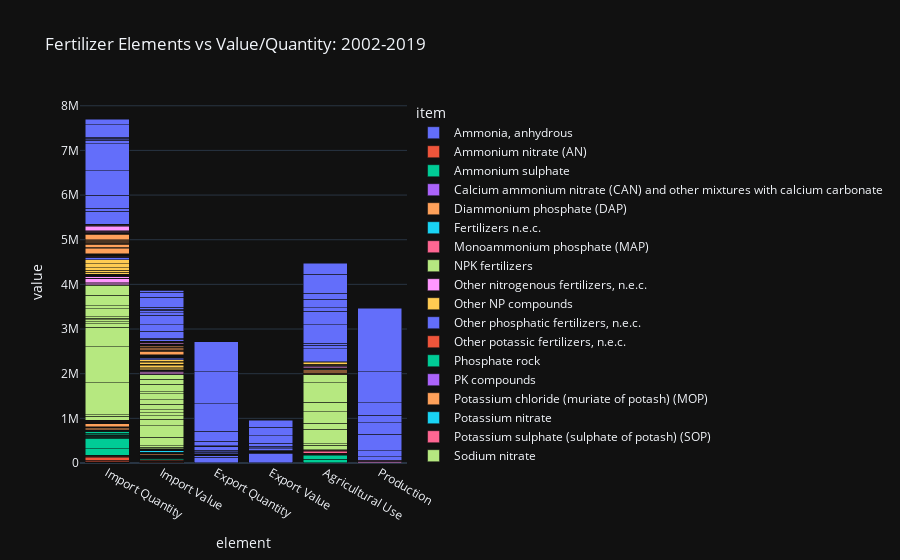

This figure's notebook cell:
### Code cell
import plotly.express as px

fig = px.bar(df_nigeria, x="element", y="value", color="item", title="Fertilizer Elements vs Value/Quantity: 2002-2019")
fig.update_layout(barmode='stack')


fig.update_layout(
        template='plotly_dark'
    )
fig.show()

### Figure 1 — Plotly figure (JSON) as saved in the notebook; plotly's stock layout.template omitted (floating-point values rounded to 4 significant figures)
{"data": [{"alignmentgroup": "True", "hovertemplate": "item=Ammonia, anhydrous<br>element=%{x}<br>value=%{y}<extra></extra>", "legendgroup": "Ammonia, anhydrous", "marker": {"color": "#636efa", "pattern": {"shape": ""}}, "name": "Ammonia, anhydrous", "offsetgroup": "Ammonia, anhydrous", "orientation": "v", "showlegend": true, "textposition": "auto", "type": "bar", "x": ["Import Quantity", "Import Quantity", "Import Quantity", "Import Quantity", "Import Quantity", "Import Quantity", "Import Quantity", "Import Quantity", "Import Quantity", "Import Quantity", "Import Quantity", "Import Quantity", "Import Quantity", "Import Quantity", "Import Quantity", "Import Value", "Import Value", "Import Value", "Import Value", "Import Value", "Import Value", "Import Value", "Import Value", "Import Value", "Import Value", "Import Value", "Import Value", "Import Value", "Import Value", "Import Value", "Export Quantity", "Export Quantity", "Export Quantity", "Export Quantity", "Export Quantity", "Export Quantity", "Export Quantity", "Export Value", "Export Value", "Export Value", "Export Value", "Export Value", "Export Value", "Export Value"], "xaxis": "x", "y": [349.2, 186.4, 8607.0, 2247.0, 812.8, 67.39, 1998.0, 40.4, 10.31, 21.88, 613.6, 107.7, 111.7, 0.01, 7.51, 297.6, 130.2, 155.4, 705.4, 273.2, 90.76, 255.7, 17.6, 3.24, 13.22, 349.6, 50.43, 52.63, 0.22, 3.8, 5599.0, 125500.0, 39733, 344.9, 6572.0, 2180.0, 5004.0, 3508.0, 212800.0, 13250.0, 6437.0, 2967.0, 970.6, 386.8], "yaxis": "y"}, {"alignmentgroup": "True", "hovertemplate": "item=Ammonium nitrate (AN)<br>element=%{x}<br>value=%{y}<extra></extra>", "legendgroup": "Ammonium nitrate (AN)", "marker": {"color": "#EF553B", "pattern": {"shape": ""}}, "name": "Ammonium nitrate (AN)", "offsetgroup": "Ammonium nitrate (AN)", "orientation": "v", "showlegend": true, "textposition": "auto", "type": "bar", "x": ["Import Quantity", "Import Quantity", "Import Quantity", "Import Quantity", "Import Quantity", "Import Quantity", "Import Quantity", "Import Quantity", "Import Quantity", "Import Quantity", "Import Quantity", "Import Value", "Import Value", "Import Value", "Import Value", "Import Value", "Import Value", "Import Value", "Import Value", "Import Value", "Import Value", "Import Value", "Export Quantity", "Export Value", "Agricultural Use", "Agricultural Use"], "xaxis": "x", "y": [2849.0, 2437.0, 7299.0, 30090.0, 63540.0, 15300.0, 4636.0, 10750.0, 14300.0, 441.8, 35.58, 921.8, 857.5, 3804.0, 5660.0, 13630.0, 7084.0, 3931.0, 20970.0, 8708.0, 261.6, 15.78, 301, 248.6, 2849, 2437], "yaxis": "y"}, {"alignmentgroup": "True", "hovertemplate": "item=Ammonium sulphate<br>element=%{x}<br>value=%{y}<extra></extra>", "legendgroup": "Ammonium sulphate", "marker": {"color": "#00cc96", "pattern": {"shape": ""}}, "name": "Ammonium sulphate", "offsetgroup": "Ammonium sulphate", "orientation": "v", "showlegend": true, "textposition": "auto", "type": "bar", "x": ["Import Quantity", "Import Quantity", "Import Quantity", "Import Quantity", "Import Quantity", "Import Quantity", "Import Quantity", "Import Quantity", "Import Quantity", "Import Quantity", "Import Quantity", "Import Quantity", "Import Quantity", "Import Quantity", "Import Quantity", "Import Quantity", "Import Value", "Import Value", "Import Value", "Import Value", "Import Value", "Import Value", "Import Value", "Import Value", "Import Value", "Import Value", "Import Value", "Import Value", "Import Value", "Import Value", "Import Value", "Import Value", "Export Quantity", "Export Quantity", "Export Value", "Export Value", "Agricultural Use", "Agricultural Use", "Agricultural Use", "Agricultural Use", "Agricultural Use", "Agricultural Use"], "xaxis": "x", "y": [4709.0, 517.3, 148000.0, 232300.0, 15770.0, 7189.0, 11990.0, 2359.0, 14190.0, 13860.0, 4181.0, 15480.0, 29210.0, 48020.0, 1055.0, 19010.0, 2332.0, 45.99, 6646.0, 30550.0, 2926.0, 2531.0, 3884.0, 1195.0, 5305.0, 4326.0, 1123.0, 3231.0, 5998.0, 8341.0, 267.7, 3371.0, 392.1, 7.07, 35.32, 1710.0, 4709, 517, 74420, 76490, 25358, 27], "yaxis": "y"}, {"alignmentgroup": "True", "hovertemplate": "item=Calcium ammonium nitrate (CAN) and other mixtures with calcium carbonate<br>element=%{x}<br>value=%{y}<extra></extra>", "legendgroup": "Calcium ammonium nitrate (CAN) and other mixtures with calcium carbonate", "marker": {"color": "#ab63fa", "pattern": {"shape": ""}}, "name": "Calcium ammonium nitrate (CAN) and other mixtures with calcium carbonate", "offsetgroup": "Calcium ammonium nitrate (CAN) and other mixtures with calcium carbonate", "orientation": "v", "showlegend": true, "textposition": "auto", "type": "bar", "x": ["Import Quantity", "Import Quantity", "Import Quantity", "Import Quantity", "Import Quantity", "Import Quantity", "Import Quantity", "Import Value", "Import Value", "Import Value", "Import Value", "Import Value", "Import Value", "Import Value", "Agricultural Use", "Agricultural Use", "Agricultural Use"], "xaxis": "x", "y": [103.1, 0.02, 5.9, 80.71, 5.31, 19.71, 5.06, 24.01, 0.19, 1.56, 21.72, 1.02, 49.53, 2.6, 103, 25, 16], "yaxis": "y"}, {"alignmentgroup": "True", "hovertemplate": "item=Diammonium phosphate (DAP)<br>element=%{x}<br>value=%{y}<extra></extra>", "legendgroup": "Diammonium phosphate (DAP)", "marker": {"color": "#FFA15A", "pattern": {"shape": ""}}, "name": "Diammonium phosphate (DAP)", "offsetgroup": "Diammonium phosphate (DAP)", "orientation": "v", "showlegend": true, "textposition": "auto", "type": "bar", "x": ["Import Quantity", "Import Quantity", "Import Quantity", "Import Quantity", "Import Quantity", "Import Quantity", "Import Quantity", "Import Quantity", "Import Quantity", "Import Quantity", "Import Quantity", "Import Quantity", "Import Quantity", "Import Quantity", "Import Quantity", "Import Value", "Import Value", "Import Value", "Import Value", "Import Value", "Import Value", "Import Value", "Import Value", "Import Value", "Import Value", "Import Value", "Import Value", "Import Value", "Import Value", "Import Value", "Agricultural Use", "Agricultural Use", "Agricultural Use"], "xaxis": "x", "y": [5009, 466.0, 23890.0, 1.4, 24440.0, 49.33, 6086.0, 152.0, 190.8, 7767.0, 199.7, 6073.0, 3219.0, 68910.0, 5.64, 905.2, 2473.0, 8837.0, 0.42, 11140.0, 99.08, 3244.0, 296.1, 307.1, 4703.0, 108.2, 3090.0, 1639.0, 25870.0, 38.06, 5009, 466, 23888], "yaxis": "y"}, {"alignmentgroup": "True", "hovertemplate": "item=Fertilizers n.e.c.<br>element=%{x}<br>value=%{y}<extra></extra>", "legendgroup": "Fertilizers n.e.c.", "marker": {"color": "#19d3f3", "pattern": {"shape": ""}}, "name": "Fertilizers n.e.c.", "offsetgroup": "Fertilizers n.e.c.", "orientation": "v", "showlegend": true, "textposition": "auto", "type": "bar", "x": ["Import Quantity", "Import Quantity", "Import Quantity", "Import Quantity", "Import Quantity", "Import Quantity", "Import Quantity", "Import Quantity", "Import Quantity", "Import Quantity", "Import Quantity", "Import Quantity", "Import Quantity", "Import Quantity", "Import Quantity", "Import Quantity", "Import Value", "Import Value", "Import Value", "Import Value", "Import Value", "Import Value", "Import Value", "Import Value", "Import Value", "Import Value", "Import Value", "Import Value", "Import Value", "Import Value", "Import Value", "Import Value", "Export Quantity", "Export Quantity", "Export Value", "Export Value"], "xaxis": "x", "y": [6274.0, 0.01, 15.68, 19290.0, 27.92, 1461.0, 188.2, 2084.0, 111.0, 1123.0, 565.6, 4369.0, 1354.0, 113.0, 105.3, 130.1, 134.6, 1.48, 620.8, 26860.0, 31.57, 28100.0, 14930.0, 3710.0, 461.5, 920.0, 914.1, 11960.0, 1820.0, 161.9, 384.2, 238.7, 5.62, 90, 0.13, 16.15], "yaxis": "y"}, {"alignmentgroup": "True", "hovertemplate": "item=Monoammonium phosphate (MAP)<br>element=%{x}<br>value=%{y}<extra></extra>", "legendgroup": "Monoammonium phosphate (MAP)", "marker": {"color": "#FF6692", "pattern": {"shape": ""}}, "name": "Monoammonium phosphate (MAP)", "offsetgroup": "Monoammonium phosphate (MAP)", "orientation": "v", "showlegend": true, "textposition": "auto", "type": "bar", "x": ["Import Quantity", "Import Quantity", "Import Quantity", "Import Quantity", "Import Quantity", "Import Quantity", "Import Quantity", "Import Quantity", "Import Quantity", "Import Quantity", "Import Quantity", "Import Quantity", "Import Quantity", "Import Quantity", "Import Value", "Import Value", "Import Value", "Import Value", "Import Value", "Import Value", "Import Value", "Import Value", "Import Value", "Import Value", "Import Value", "Import Value", "Import Value", "Import Value", "Export Quantity", "Export Quantity", "Export Value", "Export Value", "Agricultural Use", "Agricultural Use", "Agricultural Use", "Agricultural Use", "Agricultural Use", "Agricultural Use"], "xaxis": "x", "y": [218.7, 20.4, 11270.0, 991.5, 19570.0, 3, 0.46, 6.61, 1462.0, 32.97, 38.38, 208.2, 52.77, 37.6, 76.99, 14.4, 4919.0, 280.0, 8533.0, 2.69, 2.93, 4295.0, 1150.0, 25.27, 24.79, 123.9, 22.42, 35.56, 6955.0, 1585.0, 406.0, 1072.0, 219, 20, 30000, 25000, 11266, 19532], "yaxis": "y"}, {"alignmentgroup": "True", "hovertemplate": "item=NPK fertilizers<br>element=%{x}<br>value=%{y}<extra></extra>", "legendgroup": "NPK fertilizers", "marker": {"color": "#B6E880", "pattern": {"shape": ""}}, "name": "NPK fertilizers", "offsetgroup": "NPK fertilizers", "orientation": "v", "showlegend": true, "textposition": "auto", "type": "bar", "x": ["Import Quantity", "Import Quantity", "Import Quantity", "Import Quantity", "Import Quantity", "Import Quantity", "Import Quantity", "Import Quantity", "Import Quantity", "Import Quantity", "Import Quantity", "Import Quantity", "Import Quantity", "Import Quantity", "Import Quantity", "Import Quantity", "Import Value", "Import Value", "Import Value", "Import Value", "Import Value", "Import Value", "Import Value", "Import Value", "Import Value", "Import Value", "Import Value", "Import Value", "Import Value", "Import Value", "Import Value", "Import Value", "Agricultural Use", "Agricultural Use", "Agricultural Use", "Agricultural Use", "Agricultural Use", "Agricultural Use", "Agricultural Use", "Agricultural Use"], "xaxis": "x", "y": [97600.0, 25770.0, 722100.0, 802000.0, 439300.0, 74580.0, 49120.0, 43120.0, 35630.0, 32880.0, 180200.0, 63620.0, 233000.0, 225600.0, 10030.0, 828.7, 33100.0, 26490.0, 198700.0, 254800.0, 139700.0, 79440.0, 68060.0, 69430.0, 119700.0, 97490.0, 138400.0, 48640.0, 161000.0, 121100.0, 101100.0, 671.2, 97605, 25770, 328800, 137090, 258735, 208758, 436193, 178320], "yaxis": "y"}, {"alignmentgroup": "True", "hovertemplate": "item=Other nitrogenous fertilizers, n.e.c.<br>element=%{x}<br>value=%{y}<extra></extra>", "legendgroup": "Other nitrogenous fertilizers, n.e.c.", "marker": {"color": "#FF97FF", "pattern": {"shape": ""}}, "name": "Other nitrogenous fertilizers, n.e.c.", "offsetgroup": "Other nitrogenous fertilizers, n.e.c.", "orientation": "v", "showlegend": true, "textposition": "auto", "type": "bar", "x": ["Import Quantity", "Import Quantity", "Import Quantity", "Import Quantity", "Import Quantity", "Import Quantity", "Import Quantity", "Import Quantity", "Import Quantity", "Import Quantity", "Import Quantity", "Import Quantity", "Import Quantity", "Import Quantity", "Import Quantity", "Import Quantity", "Import Value", "Import Value", "Import Value", "Import Value", "Import Value", "Import Value", "Import Value", "Import Value", "Import Value", "Import Value", "Import Value", "Import Value", "Import Value", "Import Value", "Import Value", "Import Value", "Export Quantity", "Export Quantity", "Export Quantity", "Export Quantity", "Export Value", "Export Value", "Export Value", "Export Value"], "xaxis": "x", "y": [5455.0, 23050.0, 23580.0, 95590.0, 3601.0, 32220.0, 1377.0, 2188.0, 2175.0, 5516.0, 9708.0, 8181.0, 3756.0, 5090.0, 3378.0, 6405.0, 7358.0, 4560.0, 4239.0, 22440.0, 1591.0, 17170.0, 1621.0, 2505.0, 16250.0, 9002.0, 7230.0, 4475.0, 1780.0, 2003.0, 3109.0, 3751.0, 4.5, 0.11, 9.48, 0.42, 8.34, 0.02, 17.13, 413.2], "yaxis": "y"}, {"alignmentgroup": "True", "hovertemplate": "item=Other NP compounds<br>element=%{x}<br>value=%{y}<extra></extra>", "legendgroup": "Other NP compounds", "marker": {"color": "#FECB52", "pattern": {"shape": ""}}, "name": "Other NP compounds", "offsetgroup": "Other NP compounds", "orientation": "v", "showlegend": true, "textposition": "auto", "type": "bar", "x": ["Import Quantity", "Import Quantity", "Import Quantity", "Import Quantity", "Import Quantity", "Import Quantity", "Import Quantity", "Import Quantity", "Import Quantity", "Import Quantity", "Import Quantity", "Import Quantity", "Import Value", "Import Value", "Import Value", "Import Value", "Import Value", "Import Value", "Import Value", "Import Value", "Import Value", "Import Value", "Import Value", "Import Value", "Export Quantity", "Export Quantity", "Export Quantity", "Export Value", "Export Value", "Export Value", "Agricultural Use"], "xaxis": "x", "y": [286.4, 171.0, 2500.0, 0.04, 50000.0, 40550.0, 55030.0, 27.03, 93730.0, 89220.0, 129.4, 0.05, 94.2, 78.67, 24870.0, 0.1, 21330.0, 38960.0, 30890.0, 16.92, 39570.0, 27960.0, 33790.0, 3.2, 5000, 500.5, 0.04, 2562.0, 318.1, 29.4, 286], "yaxis": "y"}, {"alignmentgroup": "True", "hovertemplate": "item=Other phosphatic fertilizers, n.e.c.<br>element=%{x}<br>value=%{y}<extra></extra>", "legendgroup": "Other phosphatic fertilizers, n.e.c.", "marker": {"color": "#636efa", "pattern": {"shape": ""}}, "name": "Other phosphatic fertilizers, n.e.c.", "offsetgroup": "Other phosphatic fertilizers, n.e.c.", "orientation": "v", "showlegend": true, "textposition": "auto", "type": "bar", "x": ["Import Quantity", "Import Quantity", "Import Quantity", "Import Quantity", "Import Quantity", "Import Quantity", "Import Quantity", "Import Quantity", "Import Quantity", "Import Quantity", "Import Quantity", "Import Quantity", "Import Quantity", "Import Value", "Import Value", "Import Value", "Import Value", "Import Value", "Import Value", "Import Value", "Import Value", "Import Value", "Import Value", "Import Value", "Import Value", "Import Value", "Export Quantity", "Export Value"], "xaxis": "x", "y": [96.85, 12.94, 3.37, 70.34, 40.98, 20.59, 45.4, 629.4, 42500.0, 10170.0, 19500.0, 223.6, 5.53, 47.35, 10.9, 0.89, 25.58, 35.76, 18.01, 29540.0, 185.1, 18710.0, 5337.0, 5770.0, 3211.0, 32.97, 0, 0], "yaxis": "y"}, {"alignmentgroup": "True", "hovertemplate": "item=Other potassic fertilizers, n.e.c.<br>element=%{x}<br>value=%{y}<extra></extra>", "legendgroup": "Other potassic fertilizers, n.e.c.", "marker": {"color": "#EF553B", "pattern": {"shape": ""}}, "name": "Other potassic fertilizers, n.e.c.", "offsetgroup": "Other potassic fertilizers, n.e.c.", "orientation": "v", "showlegend": true, "textposition": "auto", "type": "bar", "x": ["Import Quantity", "Import Quantity", "Import Quantity", "Import Quantity", "Import Quantity", "Import Quantity", "Import Quantity", "Import Quantity", "Import Quantity", "Import Quantity", "Import Quantity", "Import Quantity", "Import Quantity", "Import Quantity", "Import Value", "Import Value", "Import Value", "Import Value", "Import Value", "Import Value", "Import Value", "Import Value", "Import Value", "Import Value", "Import Value", "Import Value", "Import Value", "Import Value", "Export Quantity", "Export Value"], "xaxis": "x", "y": [5.4, 154.2, 11920.0, 3529.0, 105.1, 981, 486.1, 1979.0, 5736.0, 1359.0, 839.6, 2407.0, 1168.0, 3708.0, 728.0, 344.2, 2652.0, 1615.0, 6.56, 695.4, 563.0, 1381.0, 4398.0, 830.4, 519, 1017.0, 4026.0, 7659.0, 143.9, 98.56], "yaxis": "y"}, {"alignmentgroup": "True", "hovertemplate": "item=Phosphate rock<br>element=%{x}<br>value=%{y}<extra></extra>", "legendgroup": "Phosphate rock", "marker": {"color": "#00cc96", "pattern": {"shape": ""}}, "name": "Phosphate rock", "offsetgroup": "Phosphate rock", "orientation": "v", "showlegend": true, "textposition": "auto", "type": "bar", "x": ["Import Quantity", "Import Quantity", "Import Quantity", "Import Quantity", "Import Quantity", "Import Quantity", "Import Quantity", "Import Quantity", "Import Quantity", "Import Quantity", "Import Quantity", "Import Quantity", "Import Quantity", "Import Value", "Import Value", "Import Value", "Import Value", "Import Value", "Import Value", "Import Value", "Import Value", "Import Value", "Import Value", "Import Value", "Import Value", "Import Value", "Export Quantity", "Export Quantity", "Export Quantity", "Export Value", "Export Value", "Export Value"], "xaxis": "x", "y": [512, 0.31, 1.87, 53.25, 16.01, 50, 51.5, 2770.0, 2958.0, 2382.0, 1872.0, 274.2, 10.42, 49.02, 1.4, 16.47, 0, 185.4, 25.94, 29.96, 416.1, 411.9, 300.1, 174.3, 178.3, 43.57, 79.21, 1, 0.04, 38.67, 8.36, 68.43], "yaxis": "y"}, {"alignmentgroup": "True", "hovertemplate": "item=PK compounds<br>element=%{x}<br>value=%{y}<extra></extra>", "legendgroup": "PK compounds", "marker": {"color": "#ab63fa", "pattern": {"shape": ""}}, "name": "PK compounds", "offsetgroup": "PK compounds", "orientation": "v", "showlegend": true, "textposition": "auto", "type": "bar", "x": ["Import Quantity", "Import Quantity", "Import Quantity", "Import Quantity", "Import Quantity", "Import Quantity", "Import Quantity", "Import Quantity", "Import Quantity", "Import Quantity", "Import Value", "Import Value", "Import Value", "Import Value", "Import Value", "Import Value", "Import Value", "Import Value", "Import Value", "Import Value", "Agricultural Use"], "xaxis": "x", "y": [33.62, 0.01, 2.35, 2.55, 3696.0, 2530.0, 7.44, 3.89, 24.13, 22.58, 16490.0, 0.54, 290.1, 363.5, 2695.0, 3742.0, 9.25, 4.73, 19.7, 10.02, 34], "yaxis": "y"}, {"alignmentgroup": "True", "hovertemplate": "item=Potassium chloride (muriate of potash) (MOP)<br>element=%{x}<br>value=%{y}<extra></extra>", "legendgroup": "Potassium chloride (muriate of potash) (MOP)", "marker": {"color": "#FFA15A", "pattern": {"shape": ""}}, "name": "Potassium chloride (muriate of potash) (MOP)", "offsetgroup": "Potassium chloride (muriate of potash) (MOP)", "orientation": "v", "showlegend": true, "textposition": "auto", "type": "bar", "x": ["Import Quantity", "Import Quantity", "Import Quantity", "Import Quantity", "Import Quantity", "Import Quantity", "Import Quantity", "Import Quantity", "Import Quantity", "Import Quantity", "Import Quantity", "Import Quantity", "Import Quantity", "Import Quantity", "Import Quantity", "Import Quantity", "Import Value", "Import Value", "Import Value", "Import Value", "Import Value", "Import Value", "Import Value", "Import Value", "Import Value", "Import Value", "Import Value", "Import Value", "Import Value", "Import Value", "Import Value", "Import Value", "Export Quantity", "Export Quantity", "Export Quantity", "Export Value", "Export Value", "Export Value", "Agricultural Use", "Agricultural Use", "Agricultural Use", "Agricultural Use", "Agricultural Use", "Agricultural Use", "Agricultural Use", "Agricultural Use", "Agricultural Use"], "xaxis": "x", "y": [2946.0, 10810.0, 113100.0, 28320.0, 67380.0, 8220.0, 3514.0, 6568.0, 30250.0, 20980.0, 22190.0, 8403.0, 5084.0, 117600.0, 8126.0, 9957.0, 1475.0, 2997.0, 78380.0, 5108.0, 15250.0, 6735.0, 3927.0, 16960.0, 22300.0, 11410.0, 10520.0, 3154.0, 1745.0, 30890.0, 4145.0, 3607.0, 163.0, 12.92, 16.48, 31.03, 10.06, 6.9, 2946, 10810, 11000, 10000, 11000, 28322, 0, 16825, 21834], "yaxis": "y"}, {"alignmentgroup": "True", "hovertemplate": "item=Potassium nitrate<br>element=%{x}<br>value=%{y}<extra></extra>", "legendgroup": "Potassium nitrate", "marker": {"color": "#19d3f3", "pattern": {"shape": ""}}, "name": "Potassium nitrate", "offsetgroup": "Potassium nitrate", "orientation": "v", "showlegend": true, "textposition": "auto", "type": "bar", "x": ["Import Quantity", "Import Quantity", "Import Quantity", "Import Quantity", "Import Quantity", "Import Quantity", "Import Quantity", "Import Quantity", "Import Quantity", "Import Quantity", "Import Quantity", "Import Quantity", "Import Quantity", "Import Quantity", "Import Quantity", "Import Quantity", "Import Value", "Import Value", "Import Value", "Import Value", "Import Value", "Import Value", "Import Value", "Import Value", "Import Value", "Import Value", "Import Value", "Import Value", "Import Value", "Import Value", "Import Value", "Import Value", "Agricultural Use", "Agricultural Use", "Agricultural Use", "Agricultural Use"], "xaxis": "x", "y": [395.2, 665.0, 2017.0, 1422.0, 535.4, 1396.0, 559.9, 408.8, 593.7, 357.4, 339.6, 218.7, 113.7, 152.9, 26.94, 2139.0, 226.6, 403.4, 1572.0, 745.1, 286.6, 2382.0, 750.7, 370.6, 643.4, 371.8, 353.6, 159.1, 104.7, 126.8, 296.3, 704.8, 395, 665, 12800, 12540], "yaxis": "y"}, {"alignmentgroup": "True", "hovertemplate": "item=Potassium sulphate (sulphate of potash) (SOP)<br>element=%{x}<br>value=%{y}<extra></extra>", "legendgroup": "Potassium sulphate (sulphate of potash) (SOP)", "marker": {"color": "#FF6692", "pattern": {"shape": ""}}, "name": "Potassium sulphate (sulphate of potash) (SOP)", "offsetgroup": "Potassium sulphate (sulphate of potash) (SOP)", "orientation": "v", "showlegend": true, "textposition": "auto", "type": "bar", "x": ["Import Quantity", "Import Quantity", "Import Quantity", "Import Quantity", "Import Quantity", "Import Quantity", "Import Quantity", "Import Quantity", "Import Quantity", "Import Quantity", "Import Quantity", "Import Quantity", "Import Value", "Import Value", "Import Value", "Import Value", "Import Value", "Import Value", "Import Value", "Import Value", "Import Value", "Import Value", "Import Value", "Import Value", "Agricultural Use", "Agricultural Use", "Agricultural Use", "Agricultural Use"], "xaxis": "x", "y": [102, 3.02, 3.28, 1033.0, 36, 196.6, 10.09, 135.7, 170.4, 210.8, 647.3, 376.2, 56.86, 5.06, 1.16, 945.6, 91.53, 74.49, 26.04, 87.36, 125.8, 107.1, 294.7, 366.9, 102, 3, 6090, 6243], "yaxis": "y"}, {"alignmentgroup": "True", "hovertemplate": "item=Sodium nitrate<br>element=%{x}<br>value=%{y}<extra></extra>", "legendgroup": "Sodium nitrate", "marker": {"color": "#B6E880", "pattern": {"shape": ""}}, "name": "Sodium nitrate", "offsetgroup": "Sodium nitrate", "orientation": "v", "showlegend": true, "textposition": "auto", "type": "bar", "x": ["Import Quantity", "Import Quantity", "Import Quantity", "Import Quantity", "Import Quantity", "Import Quantity", "Import Quantity", "Import Quantity", "Import Quantity", "Import Quantity", "Import Quantity", "Import Quantity", "Import Quantity", "Import Quantity", "Import Quantity", "Import Value", "Import Value", "Import Value", "Import Value", "Import Value", "Import Value", "Import Value", "Import Value", "Import Value", "Import Value", "Import Value", "Import Value", "Import Value", "Import Value", "Import Value"], "xaxis": "x", "y": [31.18, 0, 34.04, 1675.0, 104.2, 161.6, 283.1, 395.1, 129.6, 192.8, 105.5, 59.5, 114.2, 438.8, 321.5, 11.6, 0.91, 12.44, 617.6, 169.7, 127.3, 257.6, 264.6, 72.29, 133.0, 69.26, 39.14, 74.47, 226.1, 131.2], "yaxis": "y"}, {"alignmentgroup": "True", "hovertemplate": "item=Superphosphates above 35%<br>element=%{x}<br>value=%{y}<extra></extra>", "legendgroup": "Superphosphates above 35%", "marker": {"color": "#FF97FF", "pattern": {"shape": ""}}, "name": "Superphosphates above 35%", "offsetgroup": "Superphosphates above 35%", "orientation": "v", "showlegend": true, "textposition": "auto", "type": "bar", "x": ["Production", "Production", "Production", "Production", "Production", "Import Quantity", "Import Quantity", "Import Quantity", "Import Quantity", "Import Quantity", "Import Quantity", "Import Quantity", "Import Quantity", "Import Quantity", "Import Quantity", "Import Quantity", "Import Quantity", "Import Quantity", "Import Quantity", "Import Value", "Import Value", "Import Value", "Import Value", "Import Value", "Import Value", "Import Value", "Import Value", "Import Value", "Import Value", "Import Value", "Import Value", "Import Value", "Import Value", "Export Quantity", "Export Value", "Agricultural Use", "Agricultural Use"], "xaxis": "x", "y": [11088, 12474, 13860, 14000, 14000, 10910.0, 11630.0, 11000, 10610.0, 85600.0, 0.58, 500, 73.53, 83.43, 23790.0, 13930.0, 16800.0, 73.31, 1507.0, 3600.0, 1671.0, 1904.0, 2214.0, 24900.0, 22.1, 151.7, 13310.0, 33.72, 8597.0, 5071.0, 4250.0, 5336.0, 329.8, 6216.0, 1990.0, 11088, 32474], "yaxis": "y"}, {"alignmentgroup": "True", "hovertemplate": "item=Superphosphates, other<br>element=%{x}<br>value=%{y}<extra></extra>", "legendgroup": "Superphosphates, other", "marker": {"color": "#FECB52", "pattern": {"shape": ""}}, "name": "Superphosphates, other", "offsetgroup": "Superphosphates, other", "orientation": "v", "showlegend": true, "textposition": "auto", "type": "bar", "x": ["Agricultural Use", "Agricultural Use", "Agricultural Use", "Agricultural Use", "Agricultural Use", "Agricultural Use"], "xaxis": "x", "y": [8000, 10000, 11000, 14718, 37425, 22248], "yaxis": "y"}, {"alignmentgroup": "True", "hovertemplate": "item=Urea<br>element=%{x}<br>value=%{y}<extra></extra>", "legendgroup": "Urea", "marker": {"color": "#636efa", "pattern": {"shape": ""}}, "name": "Urea", "offsetgroup": "Urea", "orientation": "v", "showlegend": true, "textposition": "auto", "type": "bar", "x": ["Production", "Production", "Production", "Production", "Production", "Production", "Production", "Production", "Import Quantity", "Import Quantity", "Import Quantity", "Import Quantity", "Import Quantity", "Import Quantity", "Import Quantity", "Import Quantity", "Import Quantity", "Import Quantity", "Import Quantity", "Import Quantity", "Import Quantity", "Import Quantity", "Import Quantity", "Import Quantity", "Import Value", "Import Value", "Import Value", "Import Value", "Import Value", "Import Value", "Import Value", "Import Value", "Import Value", "Import Value", "Import Value", "Import Value", "Import Value", "Import Value", "Import Value", "Import Value", "Export Quantity", "Export Quantity", "Export Quantity", "Export Quantity", "Export Quantity", "Export Quantity", "Export Quantity", "Export Quantity", "Export Quantity", "Export Quantity", "Export Quantity", "Export Quantity", "Export Quantity", "Export Quantity", "Export Value", "Export Value", "Export Value", "Export Value", "Export Value", "Export Value", "Export Value", "Export Value", "Export Value", "Export Value", "Export Value", "Export Value", "Export Value", "Export Value", "Agricultural Use", "Agricultural Use", "Agricultural Use", "Agricultural Use", "Agricultural Use", "Agricultural Use", "Agricultural Use", "Agricultural Use", "Agricultural Use", "Agricultural Use"], "xaxis": "x", "y": [69561, 143348, 369910, 250000, 170000, 281750, 695000, 1420325, 288300.0, 77210.0, 287900.0, 550500.0, 601900.0, 73150.0, 11940.0, 6170.0, 26010.0, 31100.0, 280200.0, 106800.0, 34260.0, 8.66, 24.02, 0.03, 39500.0, 30120.0, 154000.0, 147900.0, 206700.0, 59100.0, 58860.0, 23540.0, 44010.0, 220000.0, 118400.0, 35400.0, 11540.0, 2.27, 65.55, 0.46, 70.5, 79.08, 34930.0, 5615.0, 98.2, 41410.0, 85950.0, 532.9, 9805.0, 98400.0, 230600.0, 615000.0, 717700.0, 665000.0, 1167.0, 16.96, 9860.0, 1535.0, 211.7, 20490.0, 37380.0, 15970.0, 3859.0, 30900.0, 70080.0, 165700.0, 199500.0, 151900.0, 288252, 77207, 39000, 417900, 306900, 75864, 184101, 145154, 420526, 242761], "yaxis": "y"}, {"alignmentgroup": "True", "hovertemplate": "item=Urea and ammonium nitrate solutions (UAN)<br>element=%{x}<br>value=%{y}<extra></extra>", "legendgroup": "Urea and ammonium nitrate solutions (UAN)", "marker": {"color": "#EF553B", "pattern": {"shape": ""}}, "name": "Urea and ammonium nitrate solutions (UAN)", "offsetgroup": "Urea and ammonium nitrate solutions (UAN)", "orientation": "v", "showlegend": true, "textposition": "auto", "type": "bar", "x": ["Import Quantity", "Import Quantity", "Import Quantity", "Import Quantity", "Import Quantity", "Import Quantity", "Import Value", "Import Value", "Import Value", "Import Value", "Import Value", "Import Value"], "xaxis": "x", "y": [240.6, 508.0, 48.96, 3, 1757.0, 23.57, 102.0, 241.2, 15.26, 23.42, 408.3, 13.19], "yaxis": "y"}], "layout": {"barmode": "stack", "legend": {"title": {"text": "item"}, "tracegroupgap": 0}, "title": {"text": "Fertilizer Elements vs Value/Quantity: 2002-2019"}, "xaxis": {"anchor": "y", "domain": [0, 1], "title": {"text": "element"}}, "yaxis": {"anchor": "x", "domain": [0, 1], "title": {"text": "value"}}}}
